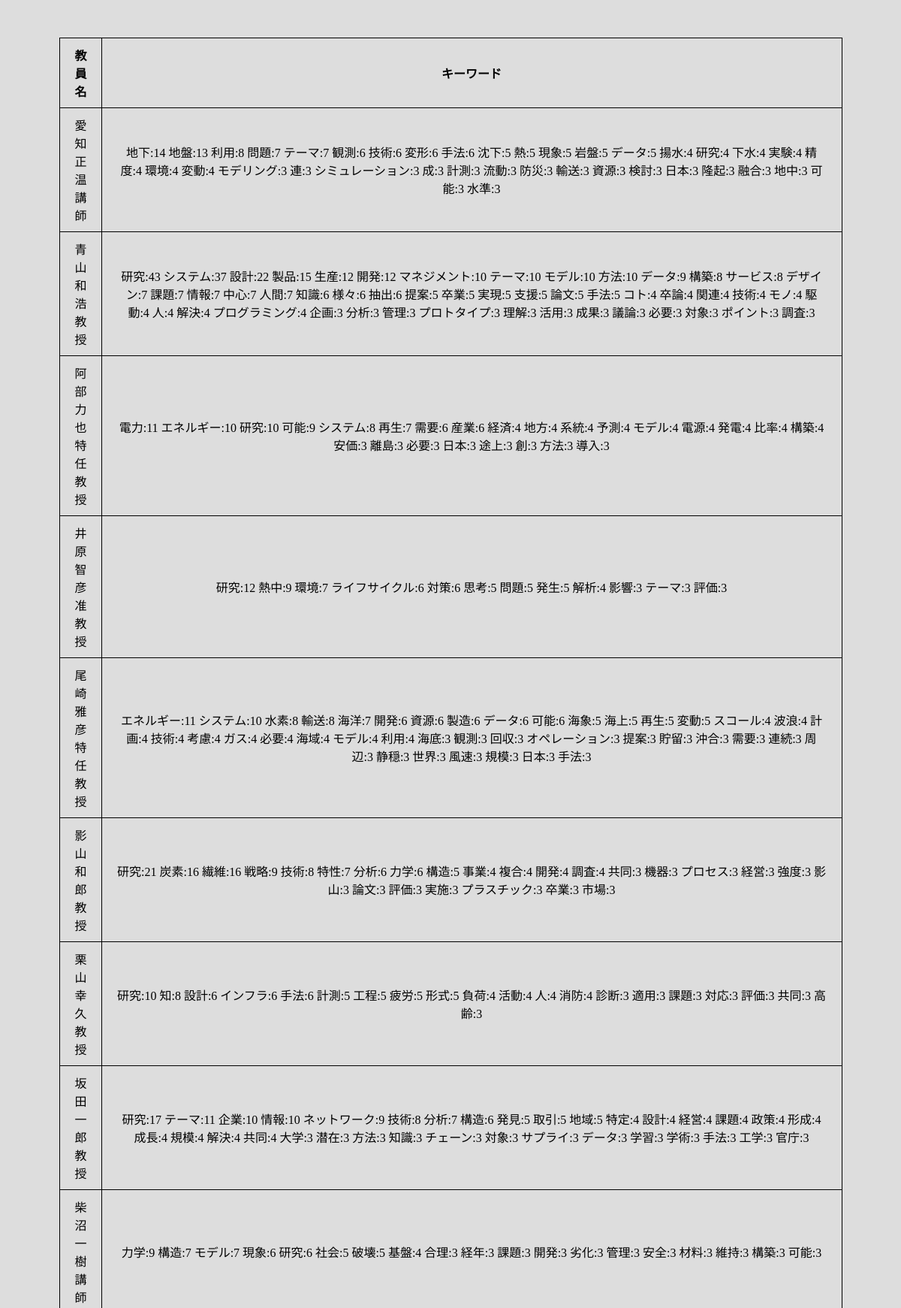
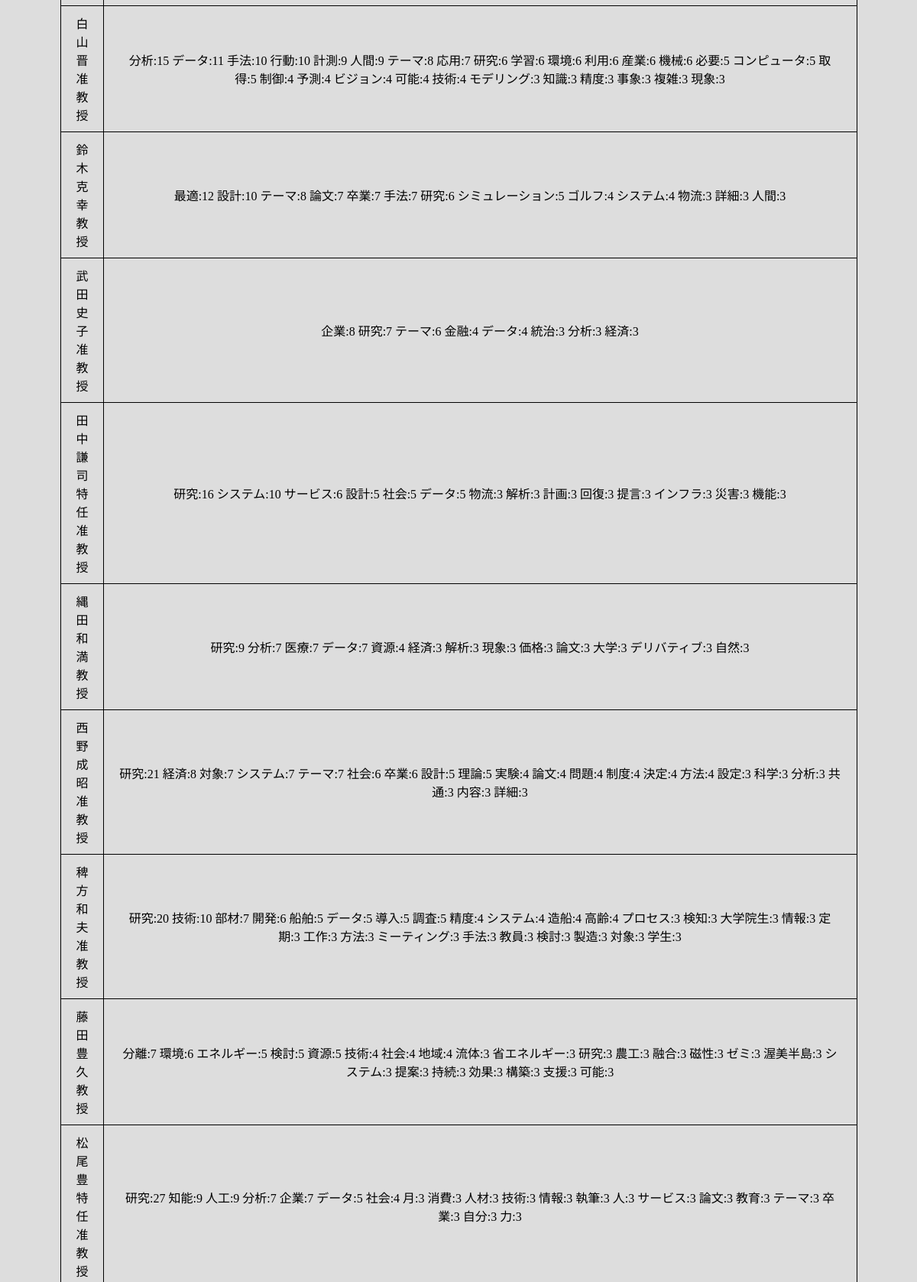
The app's page /db (upper part) with its own data (2 pictures, top to bottom).
### tables this page shows
CREATE TABLE teachers(
  id integer primary key autoincrement,
  name text,
  keywords text
);

### main.py (the view)
@app.route("/db")
def db_show():
    cur = g.db.execute('select name, keywords from teachers')
    table = [dict(name=row[0],keywords=row[1]) for row in cur.fetchall()]
    return render_template('show_data.html', teachers_table = table)

### main.py (called while the page is built)
def connect_db():
    return sqlite3.connect(app.config['DATABASE'])

@app.before_request
def before_request():
    g.db = connect_db() # g：とりあえず全てを格納する変数．データベースのコネクションやログインしてるユーザ情報など．

@app.teardown_request
def teardown_request(exception):
    db = getattr(g, "db", None)
    if db is not None:
        db.close()

### templates/show_data.html (shortened to what this page needs)
<!DOCTYPE html>
<html lang="ja">
<head>
    <link rel="stylesheet" href="{{ url_for('static', filename='index.css') }}">
</head>
<body>
    <br>
    <table>
        <tr>
            <th width="15">教員名</th>
            <th id = "keywords" width="985">キーワード</th>
    　   </tr>
        {% for row in teachers_table %}
        <tr>
            <td>{{ row.name }}</td>
            <td>{{ row.keywords }}</td>
        <tr>
        {% endfor %}
    </table>
    <br>
    <br>
    <br>
    <br>
    <br>
</body>
</html>

### static/index.css (style rules this page uses)
body { text-align: center; background-color:#DDDDDD; }
table { border-collapse:collapse; width:1000px; table-layout: fixed; margin:0 auto; text-align: center justify; }
table, th, td { border: 1px solid black; padding: 10px 20px; }
#keywords { padding: 10px 0px; text-align: center justify; }

### records on screen
teachers: name "愛知 正温 講師", keywords "地下:14 地盤:13 利用:8 問題:7 テーマ:7 観測:6 技術:6 変形:6 手法:6 沈下:5 熱:5 現象:5 岩盤:5 データ:5 揚水:4 研究:4 下水:4 実験:4 精度:4 環境:4 変動:4 モデリング:3 連:3 シミュレーション:3 成:3 計測:3 流動:3 防災:3 輸送:3 資源:3 検討:3 日本:3 隆起:3 融合:3 地中:3 可能:3 水準:3"
teachers: name "青山 和浩 教授", keywords "研究:43 システム:37 設計:22 製品:15 生産:12 開発:12 マネジメント:10 テーマ:10 モデル:10 方法:10 データ:9 構築:8 サービス:8 デザイン:7 課題:7 情報:7 中心:7 人間:7 知識:6 様々:6 抽出:6 提案:5 卒業:5 実現:5 支援:5 論文:5 手法:5 コト:4 卒論:4 関連:4 技術:4 モノ:4 駆動:4 人:4 解決:4 プログラミング:4 企画:3 分析:3 管理:3 プロトタイプ:3 理解:3 活用:3 成果:3 議論:3 必要:3 対象:3 ポイント:3 調査:3"
teachers: name "阿部 力也 特任教授", keywords "電力:11 エネルギー:10 研究:10 可能:9 システム:8 再生:7 需要:6 産業:6 経済:4 地方:4 系統:4 予測:4 モデル:4 電源:4 発電:4 比率:4 構築:4 安価:3 離島:3 必要:3 日本:3 途上:3 創:3 方法:3 導入:3"
teachers: name "井原 智彦 准教授", keywords "研究:12 熱中:9 環境:7 ライフサイクル:6 対策:6 思考:5 問題:5 発生:5 解析:4 影響:3 テーマ:3 評価:3"
teachers: name "尾崎 雅彦 特任教授", keywords "エネルギー:11 システム:10 水素:8 輸送:8 海洋:7 開発:6 資源:6 製造:6 データ:6 可能:6 海象:5 海上:5 再生:5 変動:5 スコール:4 波浪:4 計画:4 技術:4 考慮:4 ガス:4 必要:4 海域:4 モデル:4 利用:4 海底:3 観測:3 回収:3 オペレーション:3 提案:3 貯留:3 沖合:3 需要:3 連続:3 周辺:3 静穏:3 世界:3 風速:3 規模:3 日本:3 手法:3"
teachers: name "影山 和郎 教授", keywords "研究:21 炭素:16 繊維:16 戦略:9 技術:8 特性:7 分析:6 力学:6 構造:5 事業:4 複合:4 開発:4 調査:4 共同:3 機器:3 プロセス:3 経営:3 強度:3 影山:3 論文:3 評価:3 実施:3 プラスチック:3 卒業:3 市場:3"
teachers: name "栗山 幸久 教授", keywords "研究:10 知:8 設計:6 インフラ:6 手法:6 計測:5 工程:5 疲労:5 形式:5 負荷:4 活動:4 人:4 消防:4 診断:3 適用:3 課題:3 対応:3 評価:3 共同:3 高齢:3"
teachers: name "坂田 一郎 教授", keywords "研究:17 テーマ:11 企業:10 情報:10 ネットワーク:9 技術:8 分析:7 構造:6 発見:5 取引:5 地域:5 特定:4 設計:4 経営:4 課題:4 政策:4 形成:4 成長:4 規模:4 解決:4 共同:4 大学:3 潜在:3 方法:3 知識:3 チェーン:3 対象:3 サプライ:3 データ:3 学習:3 学術:3 手法:3 工学:3 官庁:3"
teachers: name "柴沼 一樹 講師", keywords "力学:9 構造:7 モデル:7 現象:6 研究:6 社会:5 破壊:5 基盤:4 合理:3 経年:3 課題:3 開発:3 劣化:3 管理:3 安全:3 材料:3 維持:3 構築:3 可能:3"
teachers: name "白山 晋 准教授", keywords "分析:15 データ:11 手法:10 行動:10 計測:9 人間:9 テーマ:8 応用:7 研究:6 学習:6 環境:6 利用:6 産業:6 機械:6 必要:5 コンピュータ:5 取得:5 制御:4 予測:4 ビジョン:4 可能:4 技術:4 モデリング:3 知識:3 精度:3 事象:3 複雑:3 現象:3"
teachers: name "鈴木 克幸 教授", keywords "最適:12 設計:10 テーマ:8 論文:7 卒業:7 手法:7 研究:6 シミュレーション:5 ゴルフ:4 システム:4 物流:3 詳細:3 人間:3"
teachers: name "武田 史子 准教授", keywords "企業:8 研究:7 テーマ:6 金融:4 データ:4 統治:3 分析:3 経済:3"
teachers: name "田中 謙司 特任准教授", keywords "研究:16 システム:10 サービス:6 設計:5 社会:5 データ:5 物流:3 解析:3 計画:3 回復:3 提言:3 インフラ:3 災害:3 機能:3"
teachers: name "縄田 和満 教授", keywords "研究:9 分析:7 医療:7 データ:7 資源:4 経済:3 解析:3 現象:3 価格:3 論文:3 大学:3 デリバティブ:3 自然:3"
teachers: name "西野 成昭 准教授", keywords "研究:21 経済:8 対象:7 システム:7 テーマ:7 社会:6 卒業:6 設計:5 理論:5 実験:4 論文:4 問題:4 制度:4 決定:4 方法:4 設定:3 科学:3 分析:3 共通:3 内容:3 詳細:3"
teachers: name "稗方 和夫 准教授", keywords "研究:20 技術:10 部材:7 開発:6 船舶:5 データ:5 導入:5 調査:5 精度:4 システム:4 造船:4 高齢:4 プロセス:3 検知:3 大学院生:3 情報:3 定期:3 工作:3 方法:3 ミーティング:3 手法:3 教員:3 検討:3 製造:3 対象:3 学生:3"
teachers: name "藤田 豊久 教授", keywords "分離:7 環境:6 エネルギー:5 検討:5 資源:5 技術:4 社会:4 地域:4 流体:3 省エネルギー:3 研究:3 農工:3 融合:3 磁性:3 ゼミ:3 渥美半島:3 システム:3 提案:3 持続:3 効果:3 構築:3 支援:3 可能:3"
teachers: name "松尾 豊 特任准教授", keywords "研究:27 知能:9 人工:9 分析:7 企業:7 データ:5 社会:4 月:3 消費:3 人材:3 技術:3 情報:3 執筆:3 人:3 サービス:3 論文:3 教育:3 テーマ:3 卒業:3 自分:3 力:3"
